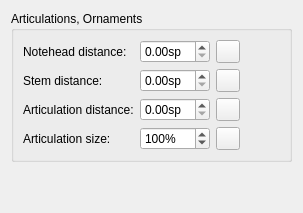
      <widget class="QWidget" name="PageArticulationsOrnaments">
       <layout class="QVBoxLayout" name="verticalLayout_24">
        <property name="spacing">
         <number>0</number>
        </property>
        <item>
         <widget class="QGroupBox" name="groupBox_14">
          <property name="title">
           <string>Articulations, Ornaments</string>
          </property>
          <layout class="QVBoxLayout" name="verticalLayout_9">
           <item>
            <layout class="QGridLayout" name="gridLayout_4">
             <item row="3" column="1">
              <widget class="QSpinBox" name="articulationMag">
               <property name="suffix">
                <string notr="true">%</string>
               </property>
               <property name="maximum">
                <number>300</number>
               </property>
               <property name="singleStep">
                <number>10</number>
               </property>
               <property name="value">
                <number>100</number>
               </property>
              </widget>
             </item>
             <item row="0" column="2">
              <widget class="QToolButton" name="resetPropertyDistanceHead">
               <property name="accessibleName">
                <string>Reset 'Notehead distance' value</string>
               </property>
               <property name="icon">
                <iconset resource="musescore.qrc">
                 <normaloff>:/data/icons/edit-reset.svg</normaloff>:/data/icons/edit-reset.svg</iconset>
               </property>
              </widget>
             </item>
             <item row="2" column="0">
              <widget class="QLabel" name="label_41">
               <property name="text">
                <string>Articulation distance:</string>
               </property>
               <property name="buddy">
                <cstring>propertyDistance</cstring>
               </property>
              </widget>
             </item>
             <item row="2" column="2">
              <widget class="QToolButton" name="resetPropertyDistance">
               <property name="accessibleName">
                <string>Reset 'Articulation distance' value</string>
               </property>
               <property name="icon">
                <iconset resource="musescore.qrc">
                 <normaloff>:/data/icons/edit-reset.svg</normaloff>:/data/icons/edit-reset.svg</iconset>
               </property>
              </widget>
             </item>
             <item row="3" column="2">
              <widget class="QToolButton" name="resetArticulationMag">
               <property name="accessibleName">
                <string>Reset 'Articulation size' value</string>
               </property>
               <property name="icon">
                <iconset resource="musescore.qrc">
                 <normaloff>:/data/icons/edit-reset.svg</normaloff>:/data/icons/edit-reset.svg</iconset>
               </property>
              </widget>
             </item>
             <item row="3" column="0">
              <widget class="QLabel" name="label_32">
               <property name="text">
                <string>Articulation size:</string>
               </property>
               <property name="buddy">
                <cstring>articulationMag</cstring>
               </property>
              </widget>
             </item>
             <item row="0" column="1">
              <widget class="QDoubleSpinBox" name="propertyDistanceHead">
               <property name="suffix">
                <string comment="space unit">sp</string>
               </property>
               <property name="singleStep">
                <double>0.100000000000000</double>
               </property>
              </widget>
             </item>
             <item row="1" column="0">
              <widget class="QLabel" name="label_37">
               <property name="text">
                <string>Stem distance:</string>
               </property>
               <property name="buddy">
                <cstring>propertyDistanceStem</cstring>
               </property>
              </widget>
             </item>
             <item row="2" column="1">
              <widget class="QDoubleSpinBox" name="propertyDistance">
               <property name="suffix">
                <string comment="space unit">sp</string>
               </property>
               <property name="singleStep">
                <double>0.100000000000000</double>
               </property>
              </widget>
             </item>
             <item row="1" column="2">
              <widget class="QToolButton" name="resetPropertyDistanceStem">
               <property name="accessibleName">
                <string>Reset 'Stem distance' value</string>
               </property>
               <property name="icon">
                <iconset resource="musescore.qrc">
                 <normaloff>:/data/icons/edit-reset.svg</normaloff>:/data/icons/edit-reset.svg</iconset>
               </property>
              </widget>
             </item>
             <item row="0" column="0">
              <widget class="QLabel" name="label_35">
               <property name="text">
                <string>Notehead distance:</string>
               </property>
               <property name="buddy">
                <cstring>propertyDistanceHead</cstring>
               </property>
              </widget>
             </item>
             <item row="1" column="1">
              <widget class="QDoubleSpinBox" name="propertyDistanceStem">
               <property name="suffix">
                <string comment="space unit">sp</string>
               </property>
               <property name="singleStep">
                <double>0.100000000000000</double>
               </property>
              </widget>
             </item>
             <item row="1" column="3">
              <spacer name="horizontalSpacer_31">
               <property name="orientation">
                <enum>Qt::Horizontal</enum>
               </property>
               <property name="sizeHint" stdset="0">
                <size>
                 <width>40</width>
                 <height>20</height>
                </size>
               </property>
              </spacer>
             </item>
            </layout>
           </item>
          </layout>
         </widget>
        </item>
        <item>
         <spacer name="verticalSpacer_25">
          <property name="orientation">
           <enum>Qt::Vertical</enum>
          </property>
          <property name="sizeHint" stdset="0">
           <size>
            <width>20</width>
            <height>40</height>
           </size>
          </property>
         </spacer>
        </item>
       </layout>
      </widget>
